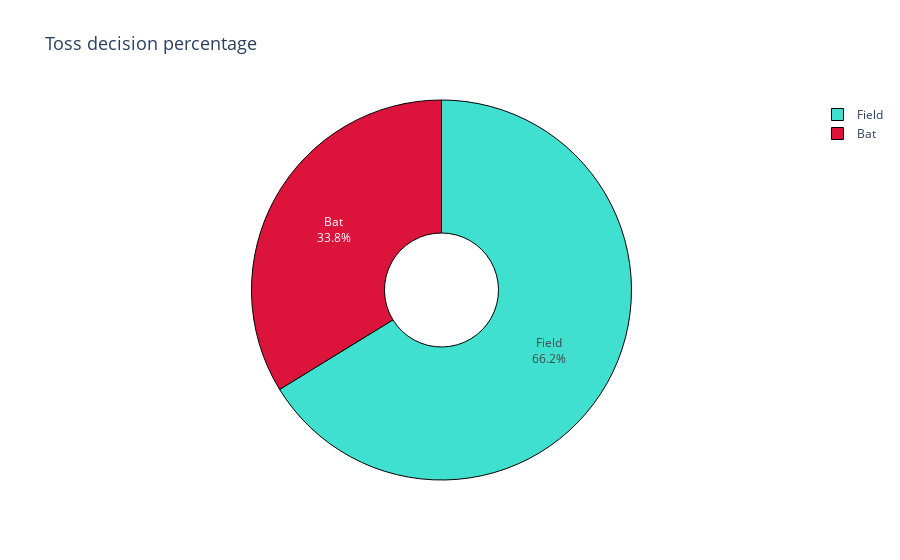

The notebook cell saved with this chart:
### Markdown cell above
# Decision made after winning the toss

### Code cell
temp_series = df["toss_decision"].value_counts()
labels = (np.array(temp_series.index))
values = (np.array((temp_series / temp_series.sum())*100))
colors = ['turquoise', 'crimson']
fig = go.Figure(data=[go.Pie(labels=labels,
                             values=values,hole=.3)])
fig.update_traces(hoverinfo='label+percent', textinfo='label+percent', textfont_size=12,
                  marker=dict(colors=colors, line=dict(color='#000000', width=3)))
fig.update_layout(title="Toss decision percentage",
                  titlefont={'size': 18},
                  )
fig.show()

### Figure 1 — Plotly figure (JSON) as saved in the notebook; plotly's stock layout.template omitted (floating-point values rounded to 4 significant figures)
{"data": [{"hole": 0.3, "hoverinfo": "label+percent", "labels": ["Field", "Bat"], "marker": {"colors": ["turquoise", "crimson"], "line": {"color": "#000000", "width": 1}}, "textfont": {"size": 12}, "textinfo": "label+percent", "type": "pie", "values": [66.23, 33.77]}], "layout": {"title": {"font": {"size": 18}, "text": "Toss decision percentage"}}}
